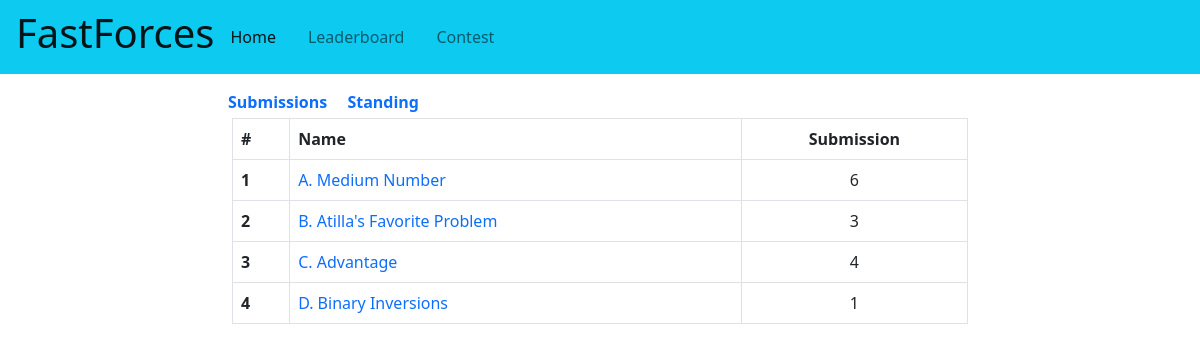
/contest/22, run on the app's committed database.
### problem/models.py (models this page shows, shortened)
class Problem(models.Model):
    name = models.CharField(max_length=125,null=True)
    tag = models.CharField(max_length=50,null=True)
    contest=models.ForeignKey(Contest,on_delete=models.CASCADE,null=True)
    discription = models.TextField(null=True)
    time_complexity = models.CharField(max_length=50,null=True)
    space_complexity = models.CharField(max_length=50,null=True)
    example = models.TextField(null=True)
    total_submission=models.IntegerField(default=0)

### contest/views.py (the view)
# urls.py: path('<int:id>',contest_views.enter_contest2 , name='enter_contest2'),
def enter_contest2(request,id):
    problems={}
    contest=Contest.objects.get(pk=id)
    today=datetime.datetime.now()
    if request.user.is_authenticated:
        problems=RegisteredContestant.objects.filter(contest=contest,user=request.user)
    return render(request,"contest/contest_page.html",{"contest":contest,"problems":problems})

### contest/templates/contest/contest_page.html
{% extends "user/base.html" %}
{% block content %}
<div class="container">
    <div class="row">
        <span class="mt-3"><a href="{% url 'contest:contest_submission' contest.pk %}" style="display: inline;text-decoration: none;font-weight:bold;" class="col-8 offset-2 mt-5 " >Submissions</a>
        <a href="{% url 'contest:contest_standing' contest.pk %}" style="display: inline;text-decoration: none;font-weight:bold;" class="mt-5 mx-3 " >Standing</a></span>
        <div class="col-8 offset-2 mt-1">
            <table class="table table-bordered">
                <thead>
                  <tr>
                    <th scope="col">#</th>
                    <th scope="col">Name</th>
                    <th scope="col" class="text-center">Submission</th>
                  </tr>
                </thead>
                <tbody>
                  {% for problem in contest.problem_set.all %}
                  <tr>
                    <th scope="row">{{forloop.counter}}</th>
                    <td><a href="{% url 'problem:problem' problem.pk %}">{{problem.name}}</a></td>
                    {% if problem.tag == "A" and problems.a_score > 0 %}
                    <td style="background-color: #B2F99D;" class="text-center" >{{problem.total_submission}}</td>
                    {% elif problem.tag == "B" and problems.b_score > 0 %}
                    <td style="background-color: #B2F99D;" class="text-center">{{problem.total_submission}}</td>
                    {% elif problem.tag == "C" and problems.c_score > 0 %}
                    <td style="background-color: #B2F99D;" class="text-center">{{problem.total_submission}}</td>
                    {% elif problem.tag == "D" and problems.d_score > 0 %}
                    <td style="background-color: #B2F99D;" class="text-center">{{problem.total_submission}}</td>
                    {% else %}
                    <td class="text-center">{{problem.total_submission}}</td>
                    {% endif %}
                  </tr>
                  {% endfor %}
                </tbody>
              </table>
        </div>
    </div>
</div>
{% endblock %}

### user/templates/user/base.html (style rules this page uses)
a { text-decoration: none; }

### data on the page
Problem: name "A. Medium Number", total_submission "6"
Problem: name "B. Atilla's Favorite Problem", total_submission "3"
Problem: name "C. Advantage", total_submission "4"
Problem: name "D. Binary Inversions", total_submission "1"
